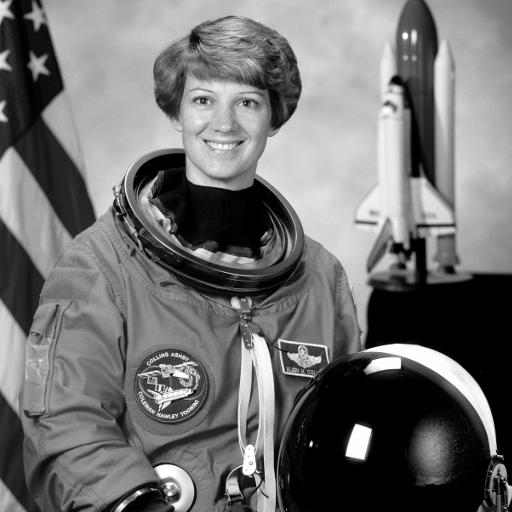
#> input picture images/astronaut_gray.png, 512 x 512 px
$ python image_filter.py   (older library calls are emulated)
#> lines starting #> are read from the running program, lines starting #| are printed output that depends on the picture
# -*- coding: utf-8 -*-
"""
Created on Wed Mar 20 16:38:31 2019

@author: Rafael Rocha
"""

import warnings
warnings.filterwarnings("ignore")

import os
import numpy as np
import matplotlib.pyplot as plt
#from matplotlib.pyplot import imshow
from glob import glob
from skimage.transform import resize
from skimage.io import imread, imshow
from skimage.exposure import equalize_hist
from skimage.color import rgb2gray
from skimage import img_as_ubyte, img_as_float
import cv2

img = imread('images/astronaut_gray.png')
#> img is the input picture: shape (512, 512); min 0, max 255, mean 112.7

plt.subplot(221)
imshow(img)

sobelx = cv2.Sobel(img, cv2.CV_64F, 1, 0, ksize=5)
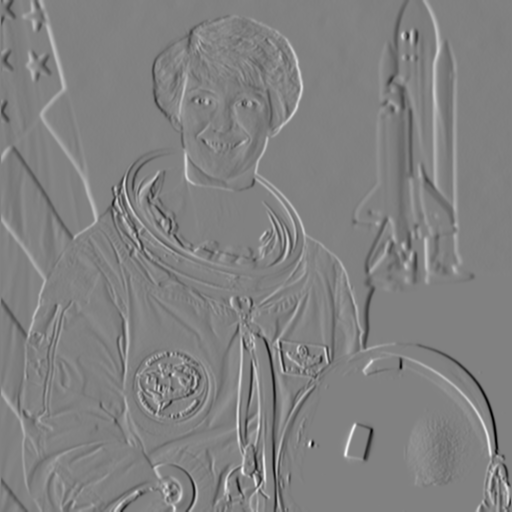
#> sobelx: shape (512, 512) float64; min -11245, max 10877, mean -7.3; drawn with min black and max white

plt.subplot(222)
imshow(sobelx, cmap='gray')

sobely = cv2.Sobel(img, cv2.CV_64F, 0, 1, ksize=5)
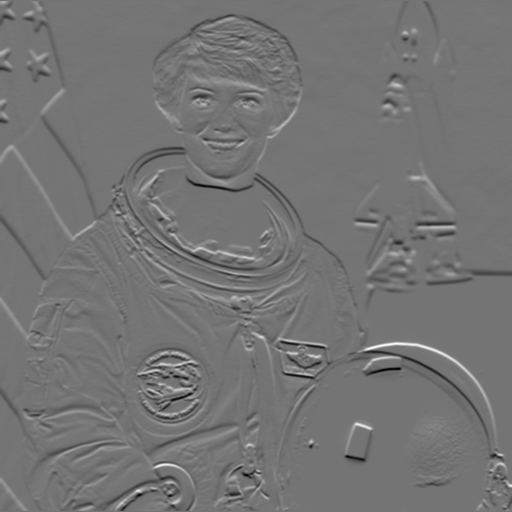
#> sobely: shape (512, 512) float64; min -10069, max 11905, mean -28.6; drawn with min black and max white
plt.subplot(223)
imshow(sobely, cmap='gray')

canny = cv2.Canny(img, 100, 200)
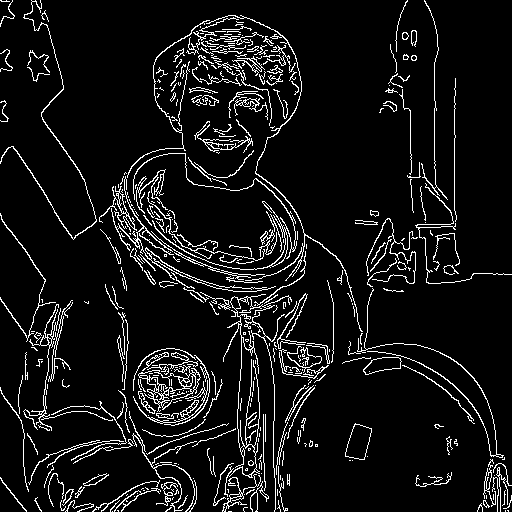
#> canny: shape (512, 512); 7.9% white in thin lines or dots
plt.subplot(224)
imshow(canny, cmap='gray')
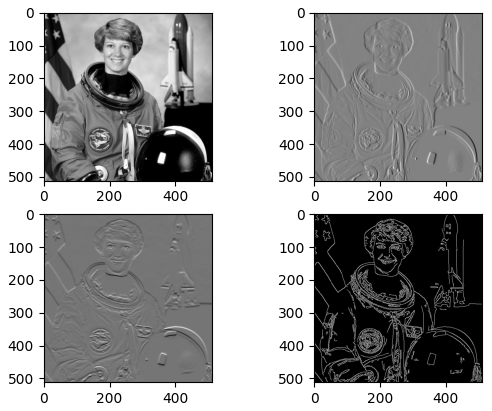
#> figure drawn by matplotlib, 4 panels
